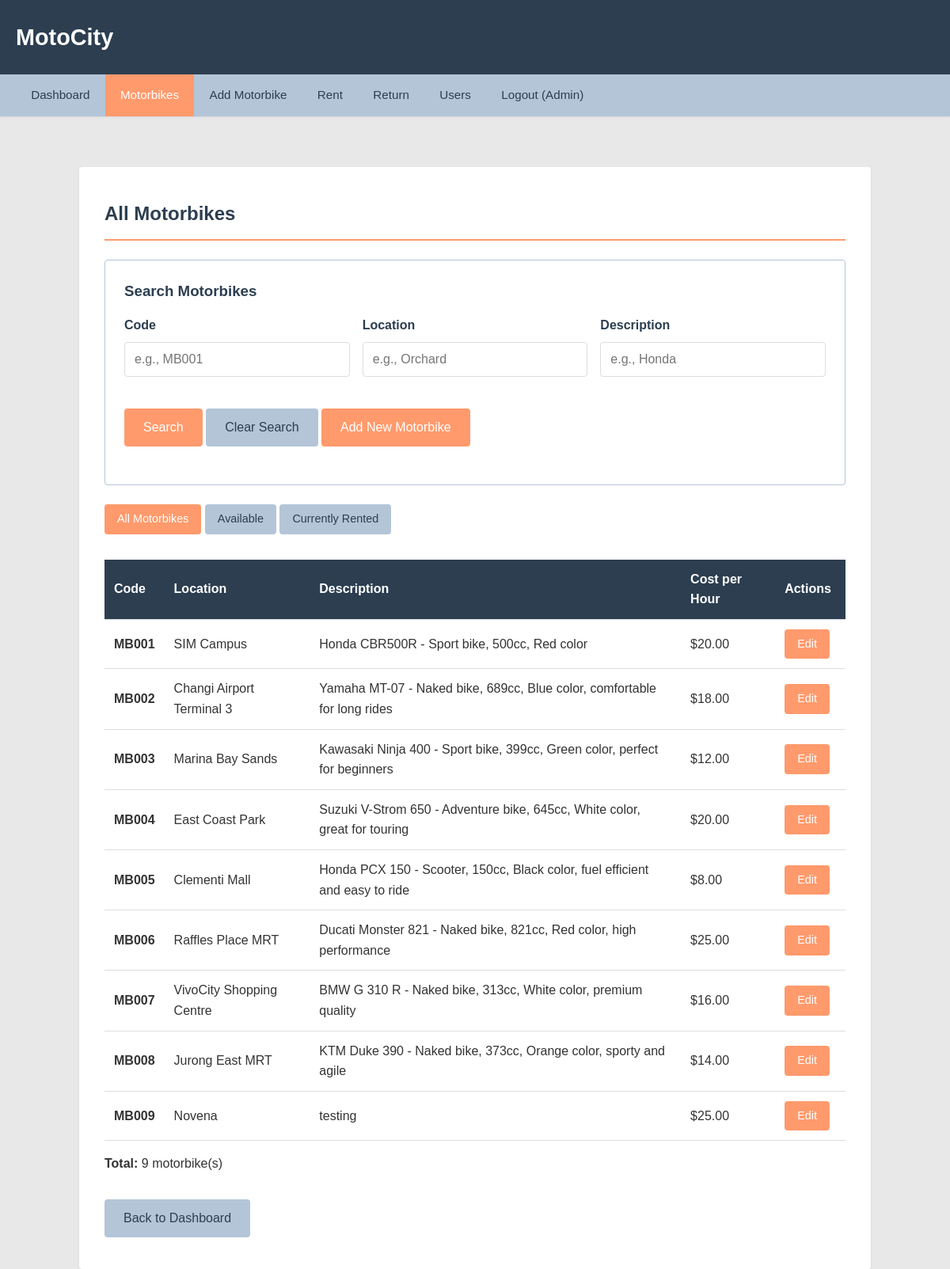
Before: /motorbikes_list.php (signed in) with the older database file.
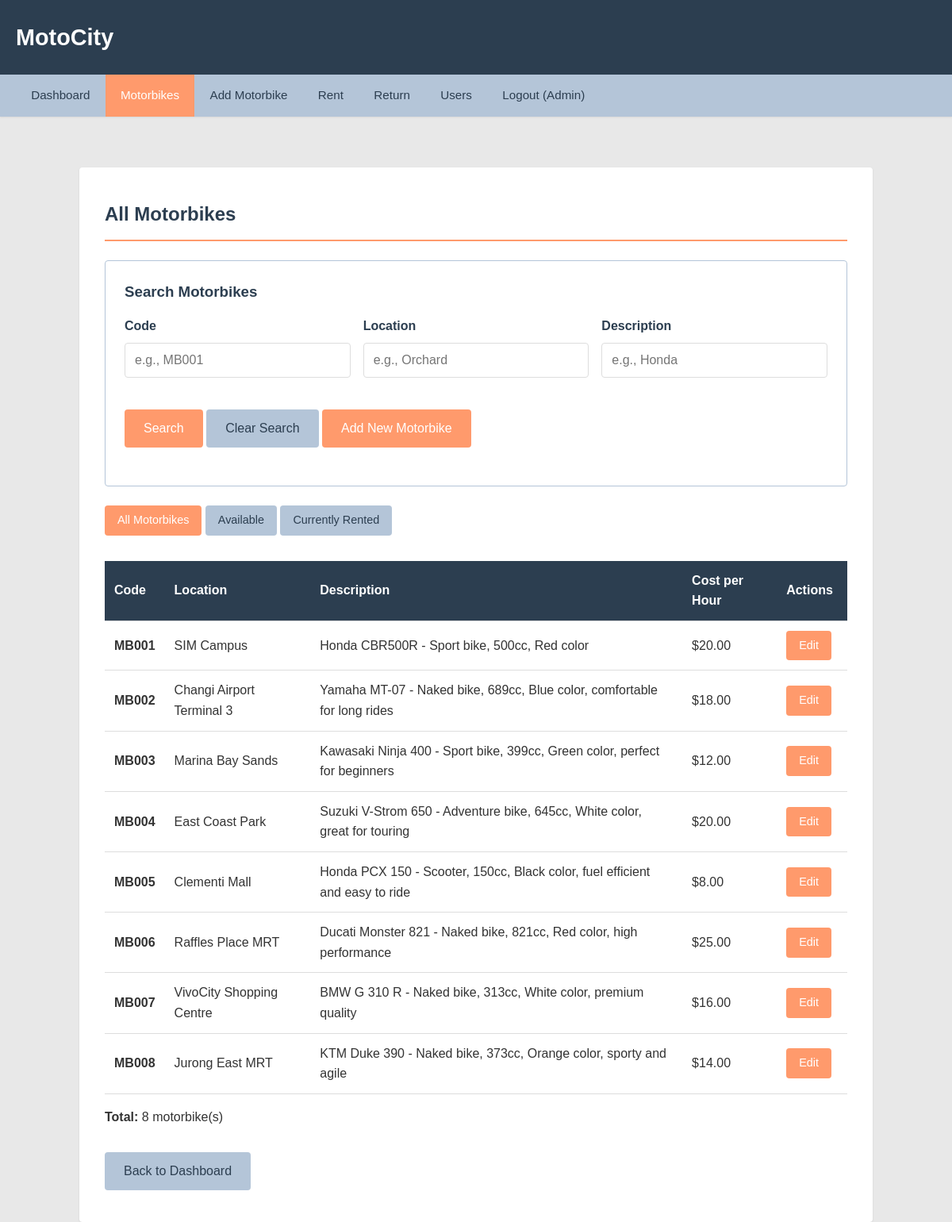
After: the same page with the newer database file.
### tables this page shows
CREATE TABLE `motorbikes` (
  `code` varchar(50) NOT NULL,
  `rentingLocation` varchar(200) NOT NULL,
  `description` text NOT NULL,
  `costPerHour` decimal(10,2) NOT NULL CHECK (`costPerHour` > 0),
  `created_at` timestamp NOT NULL DEFAULT current_timestamp(),
  PRIMARY KEY (`code`),
  KEY `idx_location` (`rentingLocation`)
);

### classes/Auth.php (called while the page is built, shortened)
<?php
class Auth {
    public static function isAdmin() {
        return isset($_SESSION['user_type']) && $_SESSION['user_type'] === 'Administrator';
    }
}
?>

### includes/nav.php (called while the page is built, shortened)
<?php
$isAdmin = Auth::isAdmin();
?>

### classes/Database.php (called while the page is built, shortened)
<?php
class Database {
    private static $instance = null;
    private $conn;
    private function __construct() {
        $servername = "localhost";
        $username = "root";
        $password = "";
        $dbname = "motocity";
        $this->conn = new mysqli($servername, $username, $password, $dbname);
    }
    public static function getInstance() {
        if (self::$instance === null) {
            self::$instance = new Database();
        }
        return self::$instance;
    }
    public function getConnection() {
        return $this->conn;
    }
}
?>

### classes/Motorbike.php (called while the page is built, shortened)
<?php
class Motorbike {
    private $conn;
    public function __construct() {
        $this->conn = Database::getInstance()->getConnection();
    }
    public function getAllMotorbikes() {
        $sql = "SELECT * FROM motorbikes ORDER BY code";
        $result = $this->conn->query($sql);
        return $result->fetch_all(MYSQLI_ASSOC);
    }
}
?>

### motorbikes_list.php (the view, shortened to what the changed rows need)
<?php
require_once 'classes/Database.php';
require_once 'classes/Auth.php';
require_once 'classes/Motorbike.php';
$isAdmin = Auth::isAdmin();
$filter = $_GET['filter'] ?? 'all';
$searchCode = trim($_GET['search_code'] ?? '');
$searchLocation = trim($_GET['search_location'] ?? '');
$searchDescription = trim($_GET['search_description'] ?? '');
$isSearching = !empty($searchCode) || !empty($searchLocation) || !empty($searchDescription);
$motorbike = new Motorbike();
if ($isSearching) {
    $motorbikes = $motorbike->searchMotorbikes($searchCode, $searchLocation, $searchDescription);
    $listTitle = "Search Results";
} else {
    if ($isAdmin) {
        if ($filter === 'available') {
            $motorbikes = $motorbike->getAvailableMotorbikes();
            $listTitle = "Available Motorbikes";
        } elseif ($filter === 'rented') {
            $motorbikes = $motorbike->getRentedMotorbikes();
            $listTitle = "Currently Rented Motorbikes";
        } else {
            $motorbikes = $motorbike->getAllMotorbikes();
            $listTitle = "All Motorbikes";
        }
    } else {
        $motorbikes = $motorbike->getAvailableMotorbikes();
        $listTitle = "Available Motorbikes";
    }
}
?>
<!DOCTYPE html>
<html lang="en">
<head>
    <link rel="stylesheet" href="assets/css/style.css">
</head>
<body>
    <?php include 'includes/header.php'; ?>
    <?php include 'includes/nav.php'; ?>
    <main class="container">
        <h2><?php echo $listTitle; ?></h2>
        <div class="card">
            <h3>Search Motorbikes</h3>
            <form method="GET" action="motorbikes_list.php">
            </form>
        </div>
        <?php if ($isAdmin && !$isSearching): ?>
            <div class="mb-2">
                <a href="motorbikes_list.php?filter=all" class="btn <?php echo $filter === 'all' ? '' : 'btn-secondary'; ?> btn-small">All Motorbikes</a>
                <a href="motorbikes_list.php?filter=available" class="btn <?php echo $filter === 'available' ? '' : 'btn-secondary'; ?> btn-small">Available</a>
                <a href="motorbikes_list.php?filter=rented" class="btn <?php echo $filter === 'rented' ? '' : 'btn-secondary'; ?> btn-small">Currently Rented</a>
            </div>
        <?php endif; ?>
        <?php if (empty($motorbikes)): ?>
            <div class="message info">
                No motorbikes found.
            </div>
        <?php else: ?>
            <table>
                <thead>
                    <tr>
                        <th>Code</th>
                        <th>Location</th>
                        <th>Description</th>
                        <th>Cost per Hour</th>
                        <?php if ($isAdmin): ?>
                            <th>Actions</th>
                        <?php endif; ?>
                    </tr>
                </thead>
                <tbody>
                    <?php foreach ($motorbikes as $bike): ?>
                        <tr>
                            <td><strong><?php echo htmlspecialchars($bike['code']); ?></strong></td>
                            <td><?php echo htmlspecialchars($bike['rentingLocation']); ?></td>
                            <td><?php echo htmlspecialchars($bike['description']); ?></td>
                            <td>$<?php echo number_format($bike['costPerHour'], 2); ?></td>
                            <?php if ($isAdmin): ?>
                                <td>
                                    <a href="motorbike_form.php?code=<?php echo urlencode($bike['code']); ?>" class="btn btn-small">Edit</a>
                                </td>
                            <?php endif; ?>
                        </tr>
                    <?php endforeach; ?>
                </tbody>
            </table>
            <p class="mt-1"><strong>Total:</strong> <?php echo count($motorbikes); ?> motorbike(s)</p>
        <?php endif; ?>
        <div class="mt-2">
            <a href="dashboard.php" class="btn btn-secondary">Back to Dashboard</a>
        </div>
    </main>
</body>
</html>

Changed rows visible on the page:
removed motorbikes: code "MB009", rentingLocation "Novena", description "testing", costPerHour "25.00"
Other visible differences:
count($motorbikes): "9" → "8"
